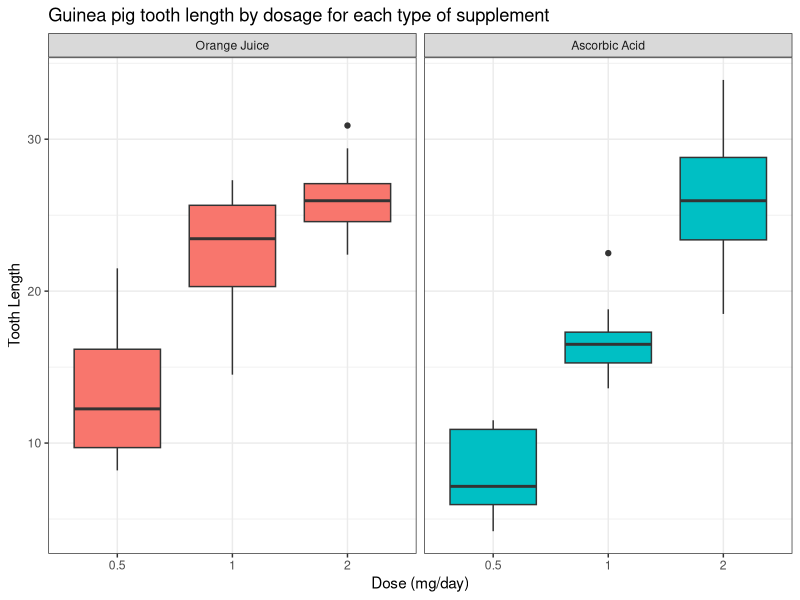

Write the R code that produced this figure.
## ---- chunk 1
# import libraries
library(datasets)
library(tidyverse)

# import data
data(ToothGrowth)
str(ToothGrowth)
head(ToothGrowth)
glimpse(ToothGrowth)
## ---- chunk 2
t = ToothGrowth
levels(t$supp) <- c("Orange Juice", "Ascorbic Acid")
ggplot(t, aes(x=factor(dose), y=len)) + 
  facet_grid(.~supp) +
  geom_boxplot(aes(fill = supp), show_guide = FALSE) +
  labs(title="Guinea pig tooth length by dosage for each type of supplement", 
    x="Dose (mg/day)",
    y="Tooth Length") +
  theme_bw()
## ---- chunk 3
hypoth1<-t.test(len ~ supp, data = t)
hypoth1$conf.int
hypoth1$p.value
## ---- chunk 4
hypoth2<-t.test(len ~ supp, data = subset(t, dose == 0.5))
hypoth2$conf.int
hypoth2$p.value
## ---- chunk 5
hypoth3<-t.test(len ~ supp, data = subset(t, dose == 1))
hypoth3$conf.int
hypoth3$p.value
## ---- chunk 6
hypoth4<-t.test(len ~ supp, data = subset(t, dose == 2))
hypoth4$conf.int
hypoth4$p.value
